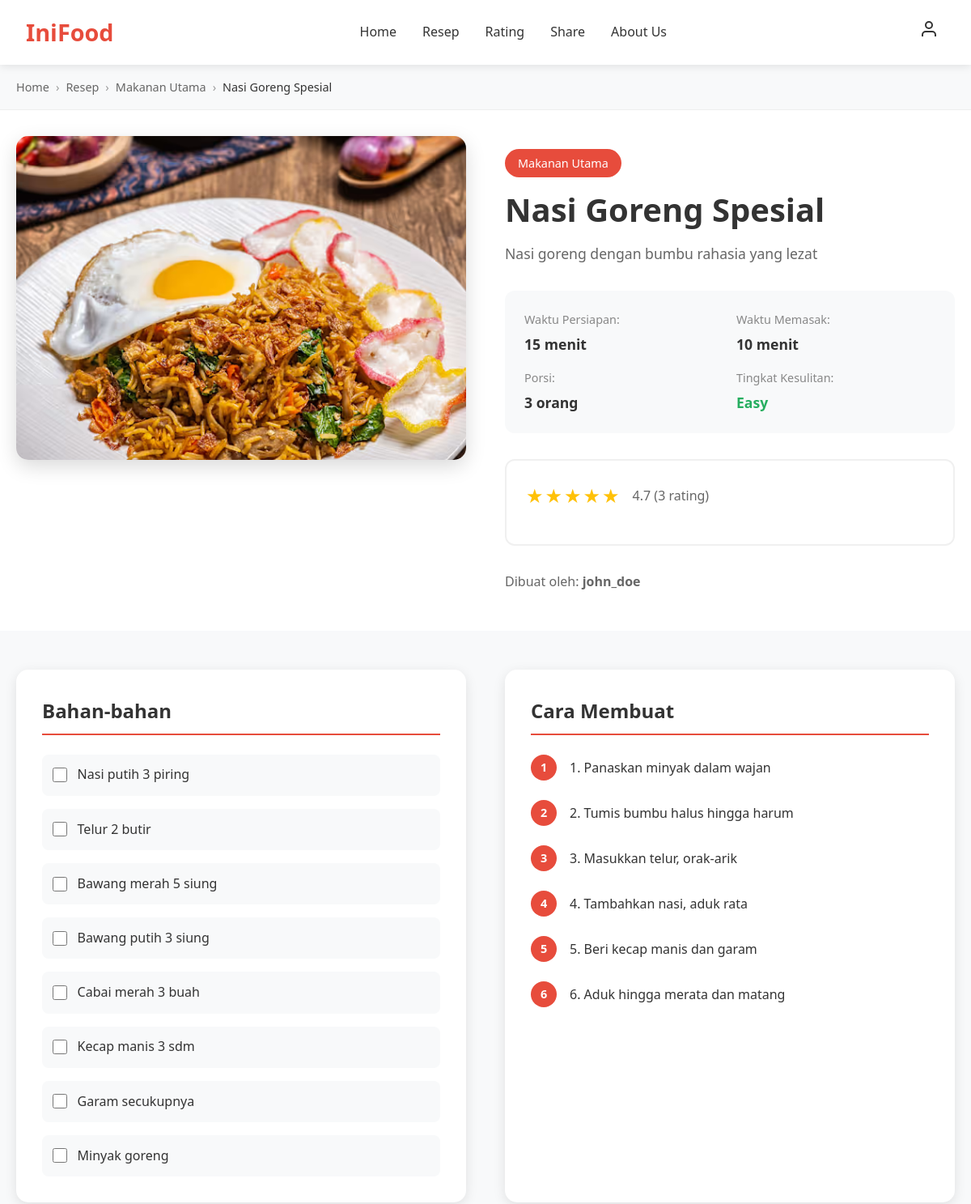
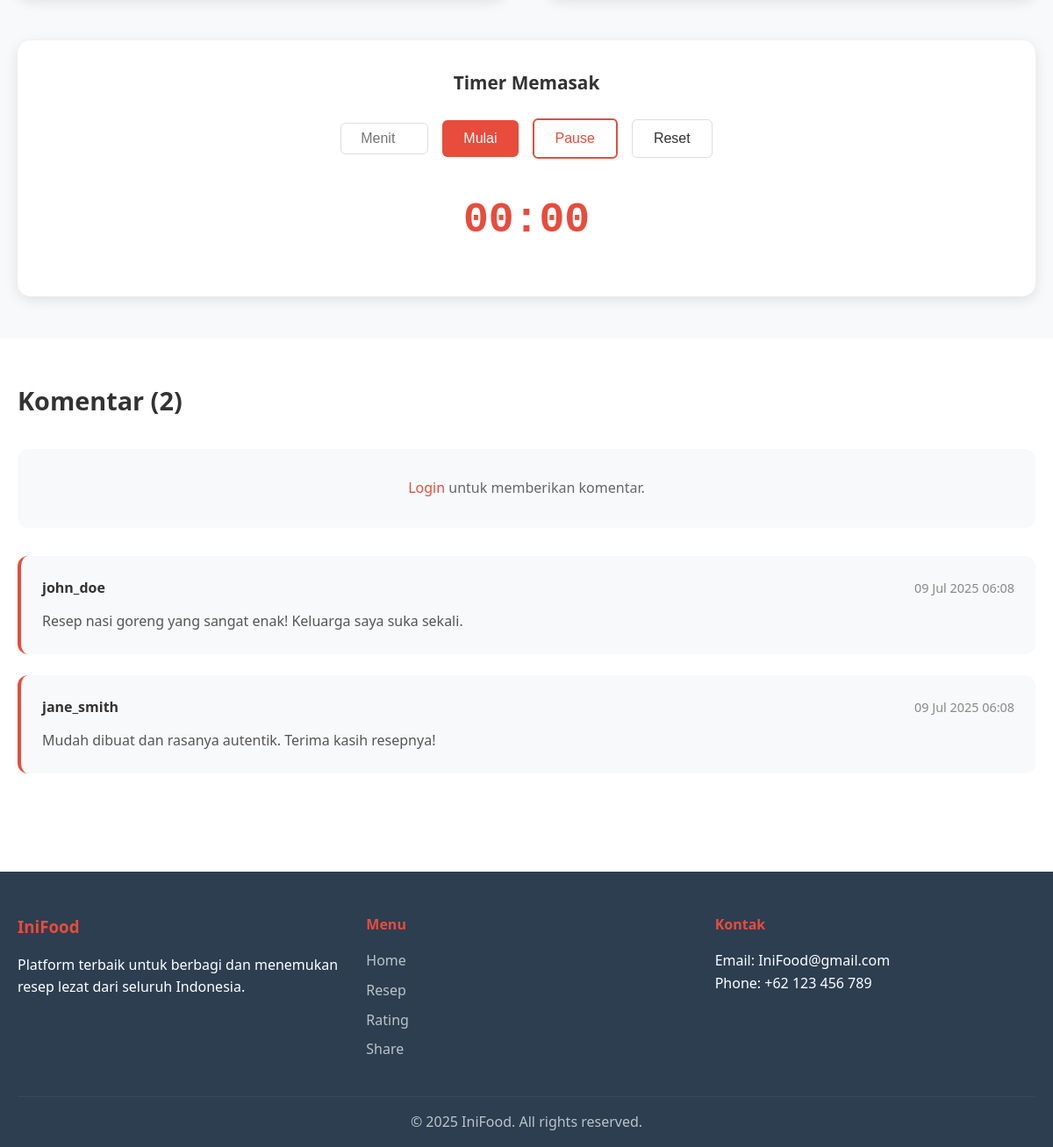
The app's page /recipe-detail.php?id=1 with its own data (2 pictures, top to bottom).
### tables this page shows
CREATE TABLE recipes (
    id INT AUTO_INCREMENT PRIMARY KEY,
    title VARCHAR(200) NOT NULL,
    description TEXT,
    ingredients TEXT NOT NULL,
    instructions TEXT NOT NULL,
    prep_time INT NOT NULL,
    cook_time INT NOT NULL,
    servings INT NOT NULL,
    difficulty ENUM('Easy', 'Medium', 'Hard') DEFAULT 'Easy',
    category_id INT,
    image_url VARCHAR(255),
    status ENUM('pending', 'approved', 'rejected') DEFAULT 'pending',
    created_by INT,
    created_at TIMESTAMP DEFAULT CURRENT_TIMESTAMP,
    updated_at TIMESTAMP DEFAULT CURRENT_TIMESTAMP ON UPDATE CURRENT_TIMESTAMP,
    FOREIGN KEY (category_id) REFERENCES categories(id),
    FOREIGN KEY (created_by) REFERENCES users(id)
);

CREATE TABLE categories (
    id INT AUTO_INCREMENT PRIMARY KEY,
    name VARCHAR(50) NOT NULL,
    slug VARCHAR(50) NOT NULL
);

CREATE TABLE users (
    id INT AUTO_INCREMENT PRIMARY KEY,
    username VARCHAR(50) UNIQUE NOT NULL,
    email VARCHAR(100) UNIQUE NOT NULL,
    password VARCHAR(255) NOT NULL,
    role ENUM('user', 'admin') DEFAULT 'user',
    created_at TIMESTAMP DEFAULT CURRENT_TIMESTAMP
);

CREATE TABLE comments (
    id INT AUTO_INCREMENT PRIMARY KEY,
    recipe_id INT,
    user_id INT,
    comment TEXT NOT NULL,
    created_at TIMESTAMP DEFAULT CURRENT_TIMESTAMP,
    FOREIGN KEY (recipe_id) REFERENCES recipes(id) ON DELETE CASCADE,
    FOREIGN KEY (user_id) REFERENCES users(id) ON DELETE CASCADE
);

### config/session.php (called while the page is built, shortened)
<?php
function isLoggedIn() {
    return isset($_SESSION['user_id']);
}
?>

### recipe-detail.php (the view, shortened to what this page needs)
<?php
require_once 'config/session.php';
$database = new Database();
$db = $database->getConnection();
$recipeId = $_GET['id'] ?? 0;
$recipeQuery = "SELECT r.*, c.name as category_name, c.slug as category_slug,
                       u.username as author,
                       COALESCE(AVG(rt.rating), 0) as avg_rating,
                       COUNT(rt.id) as rating_count
                FROM recipes r
                LEFT JOIN categories c ON r.category_id = c.id
                LEFT JOIN users u ON r.created_by = u.id
                LEFT JOIN ratings rt ON r.id = rt.recipe_id
                WHERE r.id = :id AND r.status = 'approved'
                GROUP BY r.id";
$recipeStmt = $db->prepare($recipeQuery);
$recipeStmt->bindParam(':id', $recipeId);
$recipeStmt->execute();
$recipe = $recipeStmt->fetch(PDO::FETCH_ASSOC);
$commentsQuery = "SELECT c.*, u.username
                  FROM comments c
                  LEFT JOIN users u ON c.user_id = u.id
                  WHERE c.recipe_id = :recipe_id
                  ORDER BY c.created_at DESC";
$commentsStmt = $db->prepare($commentsQuery);
$commentsStmt->bindParam(':recipe_id', $recipeId);
$commentsStmt->execute();
$comments = $commentsStmt->fetchAll(PDO::FETCH_ASSOC);
?>
<!DOCTYPE html>
<html lang="id">
<head>
    <link rel="stylesheet" href="assets/css/style.css">
    <link rel="stylesheet" href="assets/css/recipe-detail.css">
</head>
<body>
    <header class="header">
        <nav class="navbar">
            <div class="nav-brand">
                <h1>IniFood</h1>
            </div>
            <ul class="nav-menu">
                <li><a href="index.php" class="nav-link">Home</a></li>
                <li><a href="recipes.php" class="nav-link">Resep</a></li>
                <li><a href="ratings.php" class="nav-link">Rating</a></li>
                <li><a href="share.php" class="nav-link">Share</a></li>
                <li><a href="about.php" class="nav-link">About Us</a></li>
            </ul>
            <div class="user-menu">
                <div class="user-icon" onclick="toggleUserMenu()">
                    <svg width="24" height="24" viewBox="0 0 24 24" fill="none" stroke="currentColor" stroke-width="2">
                        <path d="M20 21v-2a4 4 0 0 0-4-4H8a4 4 0 0 0-4 4v2"></path>
                        <circle cx="12" cy="7" r="4"></circle>
                    </svg>
                </div>
            </div>
        </nav>
    </header>
    <main class="main-content">
        <section class="breadcrumb">
            <div class="container">
                <nav class="breadcrumb-nav">
                    <a href="index.php">Home</a>
                    <span class="separator">›</span>
                    <a href="recipes.php">Resep</a>
                    <span class="separator">›</span>
                    <a href="recipes.php?category=<?php echo $recipe['category_slug']; ?>"><?php echo htmlspecialchars($recipe['category_name']); ?></a>
                    <span class="separator">›</span>
                    <span class="current"><?php echo htmlspecialchars($recipe['title']); ?></span>
                </nav>
            </div>
        </section>
        <section class="recipe-header">
            <div class="container">
                <div class="recipe-header-content">
                    <div class="recipe-image-section">
                        <img src="<?php echo $recipe['image_url'] ?: '/placeholder.svg?height=400&width=600'; ?>"
                             alt="<?php echo htmlspecialchars($recipe['title']); ?>" class="recipe-main-image">
                    </div>
                    <div class="recipe-info-section">
                        <div class="recipe-category-badge"><?php echo htmlspecialchars($recipe['category_name']); ?></div>
                        <h1 class="recipe-title"><?php echo htmlspecialchars($recipe['title']); ?></h1>
                        <p class="recipe-description"><?php echo htmlspecialchars($recipe['description']); ?></p>
                        <div class="recipe-meta-info">
                            <div class="meta-item">
                                <span class="meta-label">Waktu Persiapan:</span>
                                <span class="meta-value"><?php echo $recipe['prep_time']; ?> menit</span>
                            </div>
                            <div class="meta-item">
                                <span class="meta-label">Waktu Memasak:</span>
                                <span class="meta-value"><?php echo $recipe['cook_time']; ?> menit</span>
                            </div>
                            <div class="meta-item">
                                <span class="meta-label">Porsi:</span>
                                <span class="meta-value"><?php echo $recipe['servings']; ?> orang</span>
                            </div>
                            <div class="meta-item">
                                <span class="meta-label">Tingkat Kesulitan:</span>
                                <span class="meta-value difficulty-<?php echo strtolower($recipe['difficulty']); ?>">
                                    <?php echo $recipe['difficulty']; ?>
                                </span>
                            </div>
                        </div>
                        <div class="recipe-rating-section">
                            <div class="current-rating">
                                <div class="stars">
                                    <?php for ($i = 1; $i <= 5; $i++): ?>
                                        <span class="star <?php echo $i <= round($recipe['avg_rating']) ? 'filled' : ''; ?>">★</span>
                                    <?php endfor; ?>
                                </div>
                                <span class="rating-text"><?php echo number_format($recipe['avg_rating'], 1); ?> (<?php echo $recipe['rating_count']; ?> rating)</span>
                            </div>
                        </div>
                        <div class="recipe-author">
                            <span>Dibuat oleh: <strong><?php echo htmlspecialchars($recipe['author']); ?></strong></span>
                        </div>
                    </div>
                </div>
            </div>
        </section>
        <section class="recipe-content">
            <div class="container">
                <div class="recipe-content-grid">
                    <div class="ingredients-section">
                        <h2>Bahan-bahan</h2>
                        <div class="ingredients-list">
                            <?php
                            $ingredients = explode("\n", $recipe['ingredients']);
                            foreach ($ingredients as $ingredient):
                                if (trim($ingredient)):
                            ?>
                                <div class="ingredient-item">
                                    <input type="checkbox" class="ingredient-checkbox">
                                    <span><?php echo htmlspecialchars(trim($ingredient)); ?></span>
                                </div>
                            <?php
                                endif;
                            endforeach;
                            ?>
                        </div>
                    </div>
                    <div class="instructions-section">
                        <h2>Cara Membuat</h2>
                        <div class="instructions-list">
                            <?php
                            $instructions = explode("\n", $recipe['instructions']);
                            $stepNumber = 1;
                            foreach ($instructions as $instruction):
                                if (trim($instruction)):
                            ?>
                                <div class="instruction-step">
                                    <div class="step-number"><?php echo $stepNumber++; ?></div>
                                    <div class="step-content"><?php echo htmlspecialchars(trim($instruction)); ?></div>
                                </div>
                            <?php
                                endif;
                            endforeach;
                            ?>
                        </div>
                    </div>
                </div>
                <div class="timer-section">
                    <h3>Timer Memasak</h3>
                    <div class="timer" id="cookingTimer">
                        <div class="timer-controls">
                            <input type="number" class="timer-input" placeholder="Menit" min="1" max="999">
                            <button class="btn btn-primary timer-start">Mulai</button>
                            <button class="btn btn-secondary timer-pause" disabled>Pause</button>
                            <button class="btn btn-outline timer-reset">Reset</button>
                        </div>
                        <div class="timer-display">00:00</div>
                    </div>
                </div>
            </div>
        </section>
        <section class="comments-section">
            <div class="container">
                <h2>Komentar (<?php echo count($comments); ?>)</h2>
                <?php if (isLoggedIn()): ?>
                    <form method="POST" class="comment-form">
                        <div class="form-group">
                            <textarea name="comment" class="form-textarea" placeholder="Tulis komentar Anda..." required></textarea>
                        </div>
                        <button type="submit" class="btn btn-primary">Kirim Komentar</button>
                    </form>
                <?php else: ?>
                    <p class="login-prompt">
                        <a href="login.php">Login</a> untuk memberikan komentar.
                    </p>
                <?php endif; ?>
                <div class="comments-list">
                    <?php if (empty($comments)): ?>
                        <p class="no-comments">Belum ada komentar. Jadilah yang pertama!</p>
                    <?php else: ?>
                        <?php foreach ($comments as $comment): ?>
                            <div class="comment-item">
                                <div class="comment-header">
                                    <strong class="comment-author"><?php echo htmlspecialchars($comment['username']); ?></strong>
                                    <span class="comment-date"><?php echo date('d M Y H:i', strtotime($comment['created_at'])); ?></span>
                                </div>
                                <div class="comment-content">
                                    <?php echo nl2br(htmlspecialchars($comment['comment'])); ?>
                                </div>
                            </div>
                        <?php endforeach; ?>
                    <?php endif; ?>
                </div>
            </div>
        </section>
    </main>
    <footer class="footer">
        <div class="container">
            <div class="footer-content">
                <div class="footer-section">
                    <h3>IniFood</h3>
                    <p>Platform terbaik untuk berbagi dan menemukan resep lezat dari seluruh Indonesia.</p>
                </div>
                <div class="footer-section">
                    <h4>Menu</h4>
                    <ul>
                        <li><a href="index.php">Home</a></li>
                        <li><a href="recipes.php">Resep</a></li>
                        <li><a href="ratings.php">Rating</a></li>
                        <li><a href="share.php">Share</a></li>
                    </ul>
                </div>
                <div class="footer-section">
                    <h4>Kontak</h4>
                    <p>Email: IniFood@gmail.com</p>
                    <p>Phone: +62 123 456 789</p>
                </div>
            </div>
            <div class="footer-bottom">
                <p>&copy; 2025 IniFood. All rights reserved.</p>
            </div>
        </div>
    </footer>
</body>
</html>

### assets/css/style.css (style rules this page uses)
* { margin: 0; padding: 0; box-sizing: border-box; }
body { font-family: "Segoe UI", Tahoma, Geneva, Verdana, sans-serif; line-height: 1.6; color: #333; background-color: #fff; }
.container { max-width: 1200px; margin: 0 auto; padding: 0 20px; }
.header { background: #fff; box-shadow: 0 2px 10px rgba(0, 0, 0, 0.1); position: fixed; top: 0; left: 0; right: 0; z-index: 1000; }
.navbar { display: flex; justify-content: space-between; align-items: center; padding: 1rem 2rem; max-width: 1200px; margin: 0 auto; }
.nav-brand h1 { color: #e74c3c; font-size: 1.8rem; font-weight: bold; }
.nav-menu { display: flex; list-style: none; gap: 2rem; }
.nav-link { text-decoration: none; color: #333; font-weight: 500; transition: color 0.3s ease; position: relative; }
.user-menu { position: relative; }
.user-icon { cursor: pointer; padding: 8px; border-radius: 50%; transition: background-color 0.3s ease; }
.btn { display: inline-block; padding: 12px 24px; border: none; border-radius: 6px; text-decoration: none; font-weight: 500; text-align: center; cursor: pointer; transition: all 0.3s ease; font-size: 1rem; }
.btn-primary { background: #e74c3c; color: white; }
.btn-secondary { background: transparent; color: #e74c3c; border: 2px solid #e74c3c; }
.btn-outline { background: transparent; color: #333; border: 1px solid #ddd; }
.star { color: #ddd; font-size: 1.2rem; cursor: pointer; transition: color 0.2s ease; }
.star.filled { color: #ffc107; }
.footer { background: #2c3e50; color: white; padding: 3rem 0 1rem; margin-top: 4rem; }
.footer-content { display: grid; grid-template-columns: repeat(auto-fit, minmax(250px, 1fr)); gap: 2rem; margin-bottom: 2rem; }
.footer-section h3, .footer-section h4 { margin-bottom: 1rem; color: #e74c3c; }
.footer-section ul { list-style: none; }
.footer-section ul li { margin-bottom: 0.5rem; }
.footer-section a { color: #bdc3c7; text-decoration: none; transition: color 0.3s ease; }
.footer-bottom { border-top: 1px solid #34495e; padding-top: 1rem; text-align: center; color: #bdc3c7; }

### records on screen
recipes: category.name "Makanan Utama", title "Nasi Goreng Spesial", image_url (picture), description "Nasi goreng dengan bumbu rahasia yang lezat", prep_time "15", cook_time "10", servings "3", difficulty "Easy", created_by.username "john_doe", ingredients "Nasi putih 3 piring", ingredients "Telur 2 butir", ingredients "Bawang merah 5 siung", ingredients "Bawang putih 3 siung", ingredients "Cabai merah 3 buah", ingredients "Kecap manis 3 sdm", ingredients "Garam secukupnya", ingredients "Minyak goreng", instructions "1. Panaskan minyak dalam wajan", instructions "2. Tumis bumbu halus hingga harum", instructions "3. Masukkan telur, orak-arik", instructions "4. Tambahkan nasi, aduk rata", instructions "5. Beri kecap manis dan garam", instructions "6. Aduk hingga merata dan matang"
comments: user.username "john_doe", created_at "09 Jul 2025 06:08", comment "Resep nasi goreng yang sangat enak! Keluarga saya suka sekali."
comments: user.username "jane_smith", created_at "09 Jul 2025 06:08", comment "Mudah dibuat dan rasanya autentik. Terima kasih resepnya!"

### other values on screen
$recipe['avg_rating'] "4.7"
$recipe['rating_count'] "3"
count($comments) "2"
